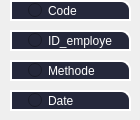
       <widget class="QWidget" name="page_8">
        <widget class="QRadioButton" name="radioButton_5">
         <property name="geometry">
          <rect>
           <x>10</x>
           <y>30</y>
           <width>121</width>
           <height>21</height>
          </rect>
         </property>
         <property name="styleSheet">
          <string notr="true">QRadioButton{
background-color:#25283b;

border:2px solid rgb(255,255,255);
color:rgb(255, 255, 255);
padding-left:16px;
border-top-right-radius:10px;
border-down-right-radius:10px;
}
QRadioButton:focus{
border: 1px solid rgb(255, 255, 255);
}
QRadioButton:pressed {
border:2px solid rgb(179, 34, 58);


}</string>
         </property>
         <property name="text">
          <string>ID_employe</string>
         </property>
        </widget>
        <widget class="QRadioButton" name="radioButton_6">
         <property name="geometry">
          <rect>
           <x>10</x>
           <y>90</y>
           <width>121</width>
           <height>21</height>
          </rect>
         </property>
         <property name="styleSheet">
          <string notr="true">QRadioButton{
background-color:#25283b;

border:2px solid rgb(255,255,255);
color:rgb(255, 255, 255);
padding-left:16px;
border-top-right-radius:10px;
border-down-right-radius:10px;
}
QRadioButton:focus{
border: 1px solid rgb(255, 255, 255);
}
QRadioButton:pressed {
border:2px solid rgb(179, 34, 58);


}</string>
         </property>
         <property name="text">
          <string>Date</string>
         </property>
        </widget>
        <widget class="QRadioButton" name="radioButton_7">
         <property name="geometry">
          <rect>
           <x>10</x>
           <y>60</y>
           <width>121</width>
           <height>21</height>
          </rect>
         </property>
         <property name="styleSheet">
          <string notr="true">QRadioButton{
background-color:#25283b;

border:2px solid rgb(255,255,255);
color:rgb(255, 255, 255);
padding-left:16px;
border-top-right-radius:10px;
border-down-right-radius:10px;
}
QRadioButton:focus{
border: 1px solid rgb(255, 255, 255);
}
QRadioButton:pressed {
border:2px solid rgb(179, 34, 58);


}
</string>
         </property>
         <property name="text">
          <string>Methode</string>
         </property>
        </widget>
        <widget class="QRadioButton" name="radioButton_8">
         <property name="geometry">
          <rect>
           <x>10</x>
           <y>0</y>
           <width>121</width>
           <height>21</height>
          </rect>
         </property>
         <property name="styleSheet">
          <string notr="true">QRadioButton{
background-color:#25283b;

border:2px solid rgb(255,255,255);
color:rgb(255, 255, 255);
padding-left:16px;
border-top-right-radius:10px;
border-down-right-radius:10px;
}
QRadioButton:focus{
border: 1px solid rgb(255, 255, 255);
}
QRadioButton:pressed {
border:2px solid rgb(179, 34, 58);


}</string>
         </property>
         <property name="text">
          <string>Code</string>
         </property>
        </widget>
       </widget>
